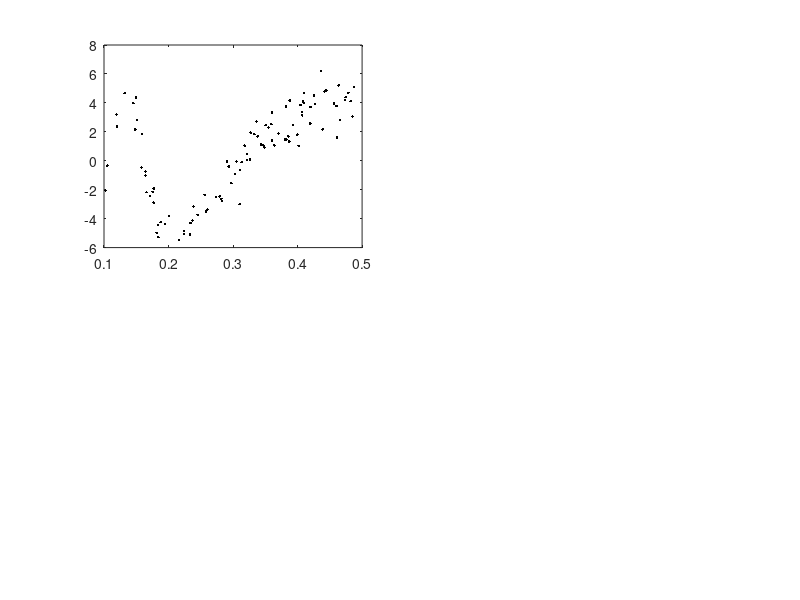

Recreate this plot in MATLAB. (Note: this script raises an error after producing the figure.)
%
% Name    : non_para_func_est_NN.m
%--------------------------------------------------------------------------

clear;
close all;

rng(100)

%==========================================================================
choice_data = 1; % 1: simulated data
choice_opt_method = input([' Input feedforward NN training method \n', ...
    '      (1: for mini-BGD; 2: for Adam; 3: for toolbox fitnet) = ']);

%======================== training data, test data ========================

%----------------------------- training data ------------------------------
if     choice_data == 1 % simulated data
    num_obs_train = 100;
    X_train_vector = 0.4 * rand(1, num_obs_train) + 0.1;

    reg_func_true = @(x) 5*sin(1./x);
    noise_train_vector = 1 * randn(1, num_obs_train);
    Y_train_vector = reg_func_true(X_train_vector) + noise_train_vector;

    title_data = 'simulated data';

end
dim_X = size(X_train_vector, 1);
dim_Y = size(Y_train_vector, 1);

%------------------------------- test data --------------------------------
num_obs_test = min(100, num_obs_train);

X_test_vector = linspace(min(X_train_vector), max(X_train_vector), ...
    num_obs_test);

%====================== Train the feedforward NN model ====================
if     choice_opt_method == 1 || choice_opt_method == 2 || ...
        choice_opt_method == 3

    %-------- Define the NN architecture ----------------------------------
    if     choice_opt_method == 1 || choice_opt_method == 2

        if     choice_data == 1 % simulated data
            hiddenLayerSizes = [6, 4, 4, 6];
        end
    elseif choice_opt_method == 3
        hiddenLayerSizes = [6, 4, 4];
    end
    num_nodes_vector = [dim_X, hiddenLayerSizes, dim_Y];

    num_layers = length(num_nodes_vector);
    if num_layers < 3
        disp('# of layers < 3. return!!!'); return
    end

    %--- activation functions
    choice_act_func_hidden = 3;
    choice_act_func_output = 0;

    choices_act_funcs_array = cell(num_layers, 1);
    for lay = 2 : (num_layers-1)
        choices_act_funcs_array{lay} = choice_act_func_hidden;
    end
    choices_act_funcs_array{num_layers} = choice_act_func_output;

    choice_loss_func_output = 1;

end

if     choice_opt_method == 1 || choice_opt_method == 2
    %------------------------ setting of our code -------------------------
    if     choice_opt_method == 1
        batch_size = num_obs_train;
        if batch_size == num_obs_train
            title_NN_method = 'BGD';
        end
        options_mini_BGD.batch_size = batch_size;

        options_mini_BGD.specified_num_batches = [];

        %--------- Specify training options in mini-BGD algorithm ---------
        learning_rate_specified = 0.01;
        options_mini_BGD.learning_rate = learning_rate_specified;
        options_mini_BGD.num_iterations = 10000;

    elseif choice_opt_method == 2
        title_NN_method = 'Adam';

    end

    %---------------- train the NN model using our code -------------------
    cc = 1;

    W_matrices_array_init = cell(num_layers, 1);
    b_vectors_array_init  = cell(num_layers, 1);
    for lay = 2 : num_layers
        W_matrices_array_init{lay} = cc * randn(num_nodes_vector(lay), ...
            num_nodes_vector(lay-1));
        b_vectors_array_init{lay}  = zeros(num_nodes_vector(lay), 1);
    end

    if     choice_opt_method == 1
        tic;
        [W_matrices_array_final, b_vectors_array_final, costs_iters_vector] ...
            = mini_BGD_NN(X_train_vector, Y_train_vector, ...
            W_matrices_array_init, b_vectors_array_init, num_nodes_vector, ...
            choices_act_funcs_array, choice_loss_func_output, ...
            options_mini_BGD);
        toc;

    elseif choice_opt_method == 2
        para_vector_init = convert_arrays_W_b_to_para_vector...
            (W_matrices_array_init, b_vectors_array_init);

        %---------------- train the neural network model ------------------
        tic;
        DEF_stepSize = 0.001;
        [para_vector_final] = fmin_adam(@(para_vector) ...
            cost_function_Adam_NN(para_vector, ...
            X_train_vector, Y_train_vector, num_nodes_vector, ...
            choices_act_funcs_array, choice_loss_func_output), ...
            para_vector_init, DEF_stepSize);
        toc;

        [W_matrices_array_final, b_vectors_array_final] = ...
            convert_para_vector_to_W_b_arrays(para_vector_final, ...
            num_nodes_vector);

    end

elseif choice_opt_method == 3
    title_NN_method = 'fitnet';

    %-------------- Train the neural network model ------------------------
    tic;
    model_NN_toolbox = fitnet(hiddenLayerSizes);

    if choice_act_func_hidden == 3
        for lay = 1:length(hiddenLayerSizes)
            model_NN_toolbox.layers{lay}.transferFcn = 'tansig';
        end
    end
    if choice_act_func_output == 0
        model_NN_toolbox.layers{end}.transferFcn = 'purelin';
    end

    if choice_loss_func_output == 1
        model_NN_toolbox.performFcn = 'mse';
    end

    model_NN_toolbox.trainFcn = 'trainlm';
    model_NN_toolbox.trainParam.epochs = 1000;

    model_NN_toolbox = train(model_NN_toolbox, X_train_vector, Y_train_vector);
    toc;

end

%================= predict the test data (Estimate m(x)) ==================
if     choice_opt_method == 1 || choice_opt_method == 2
    pred_Y_test_vector = zeros(size(X_test_vector));
    for i = 1:num_obs_test
        [hat_reg_func_vector_test_i, ...
            z_vectors_array_test, a_vectors_array_test] = ...
            forward_pass_within_NN(X_test_vector(i), ...
            W_matrices_array_final, b_vectors_array_final, ...
            choices_act_funcs_array);
        pred_Y_test_vector(i) = hat_reg_func_vector_test_i;
    end

elseif choice_opt_method == 3
    pred_Y_test_vector = model_NN_toolbox(X_test_vector);
end

%=============================== Output ===================================
fig_1 = figure(choice_data);
subplot(2, 2, 1)

plot(X_train_vector, Y_train_vector, 'k.'); hold on;
plot(X_test_vector, pred_Y_test_vector, 'r-', 'LineWidth', 1.5);
if choice_data == 1
    true_m_test_vector = reg_func_true(X_test_vector);
    plot(X_test_vector, true_m_test_vector, 'b--', 'LineWidth', 1.5);
end
if     choice_data == 1
    legend = legend('\textbf{orig.}', '\boldmath{$\widehat{m}(x)$}', ...
        '\boldmath{$m(x)$}');
    set(legend, 'FontWeight', 'bold', 'Location', 'SouthEast', ...
        'Interpreter', 'latex', ...
        'FontSize', 8, 'ItemTokenSize', [20, 20]);
end
if     choice_opt_method == 1
    title({...
        ['\textbf{', title_data, ', ', title_NN_method, '}'], ...
        }, 'Interpreter', 'latex');
elseif choice_opt_method == 2
    title({...
        ['\textbf{', title_data, ', ', title_NN_method, '}'], ...
        }, 'Interpreter', 'latex');
elseif choice_opt_method == 3
    title({...
        ['\textbf{', title_data, ', toolbox ', title_NN_method, '}'], ...
        }, 'Interpreter', 'latex');
end
xlabel('\boldmath{$x$}', 'Interpreter', 'latex');
ylabel('\boldmath{$y$}', 'Interpreter', 'latex');
grid on;
xlim([min(X_train_vector), max(X_train_vector)])

